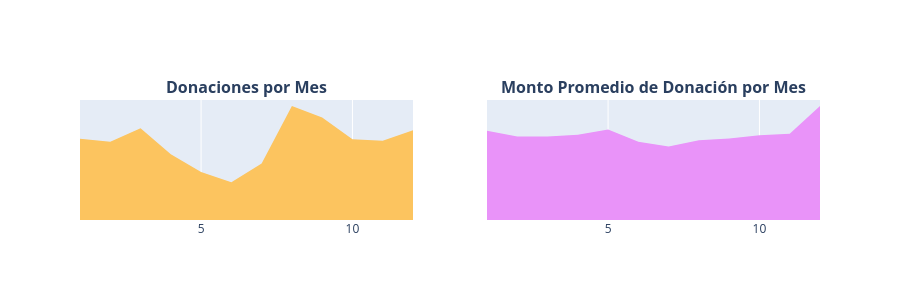

This figure's notebook cell:
### Markdown cell above
**Donaciones mensuales:**
* 3.4.3 Número de donaciones mensuales
* 3.4.4 Promedio de donaciones mensuales

### Code cell
# Agrupar por mes: contar total de donaciones y calcular el monto promedio
t2 = donations_df.groupby(['Donation Month']).agg({
    'Donation Year': 'count',
    'Donation Amount': 'mean'
}).reset_index().rename(columns={
    'Donation Year': 'Total Donations',
    'Donation Amount': 'Average Amount'
})

# Definir los ejes x e y para las gráficas
x = t2['Donation Month']
y1 = t2['Total Donations']
y2 = t2['Average Amount']

# Crear la primera gráfica: Donaciones totales por mes
trace1 = go.Scatter(x=x, y=y1, fill='tozeroy', fillcolor='#fcc45f', mode='none')

# Crear la segunda gráfica: Monto promedio de donación por mes
trace2 = go.Scatter(x=x, y=y2, fill='tozeroy', fillcolor="#e993f9", mode='none')

# Crear la figura con 2 subgráficas (una fila, dos columnas)
fig = tools.make_subplots(
    rows=1, cols=2, print_grid=False,
    subplot_titles=["<b>Donaciones por Mes</b>", "<b>Monto Promedio de Donación por Mes</b>"]
)

# Agregar cada gráfica a su posición correspondiente
fig.append_trace(trace1, 1, 1)
fig.append_trace(trace2, 1, 2)

# Configurar el diseño general de la figura (ocultar ejes y leyenda)
fig['layout'].update(
    height=300, showlegend=False,
    yaxis=dict(
        autorange=True,
        showgrid=False,
        zeroline=False,
        showline=False,
        ticks='',
        showticklabels=False
    ),
    yaxis2=dict(
        autorange=True,
        showgrid=False,
        zeroline=False,
        showline=False,
        ticks='',
        showticklabels=False
    )
)

# Mostrar la figura
iplot(fig)

### Figure 1 — Plotly figure (JSON) as saved in the notebook; plotly's stock layout.template omitted (floating-point values rounded to 4 significant figures)
{"data": [{"fill": "tozeroy", "fillcolor": "#fcc45f", "mode": "none", "type": "scatter", "x": [1, 2, 3, 4, 5, 6, 7, 8, 9, 10, 11, 12], "xaxis": "x", "y": [411942, 396705, 465211, 332718, 243440, 191221, 286184, 577274, 518908, 408464, 400965, 454852], "yaxis": "y"}, {"fill": "tozeroy", "fillcolor": "#e993f9", "mode": "none", "type": "scatter", "x": [1, 2, 3, 4, 5, 6, 7, 8, 9, 10, 11, 12], "xaxis": "x2", "y": [62.81, 58.79, 58.67, 59.96, 63.6, 55.1, 51.7, 56.04, 57.27, 59.55, 60.57, 80.17], "yaxis": "y2"}], "layout": {"annotations": [{"font": {"size": 16}, "showarrow": false, "text": "<b>Donaciones por Mes</b>", "x": 0.225, "xanchor": "center", "xref": "paper", "y": 1, "yanchor": "bottom", "yref": "paper"}, {"font": {"size": 16}, "showarrow": false, "text": "<b>Monto Promedio de Donación por Mes</b>", "x": 0.775, "xanchor": "center", "xref": "paper", "y": 1, "yanchor": "bottom", "yref": "paper"}], "height": 300, "showlegend": false, "xaxis": {"anchor": "y", "domain": [0, 0.45]}, "xaxis2": {"anchor": "y2", "domain": [0.55, 1]}, "yaxis": {"anchor": "x", "autorange": true, "domain": [0, 1], "showgrid": false, "showline": false, "showticklabels": false, "ticks": "", "zeroline": false}, "yaxis2": {"anchor": "x2", "autorange": true, "domain": [0, 1], "showgrid": false, "showline": false, "showticklabels": false, "ticks": "", "zeroline": false}}}
